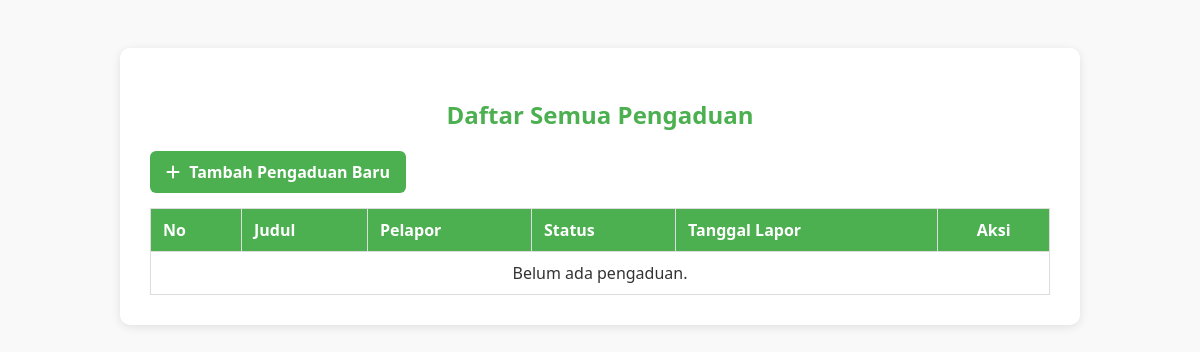
Before: /warga/pengaduan/ with the older database file.
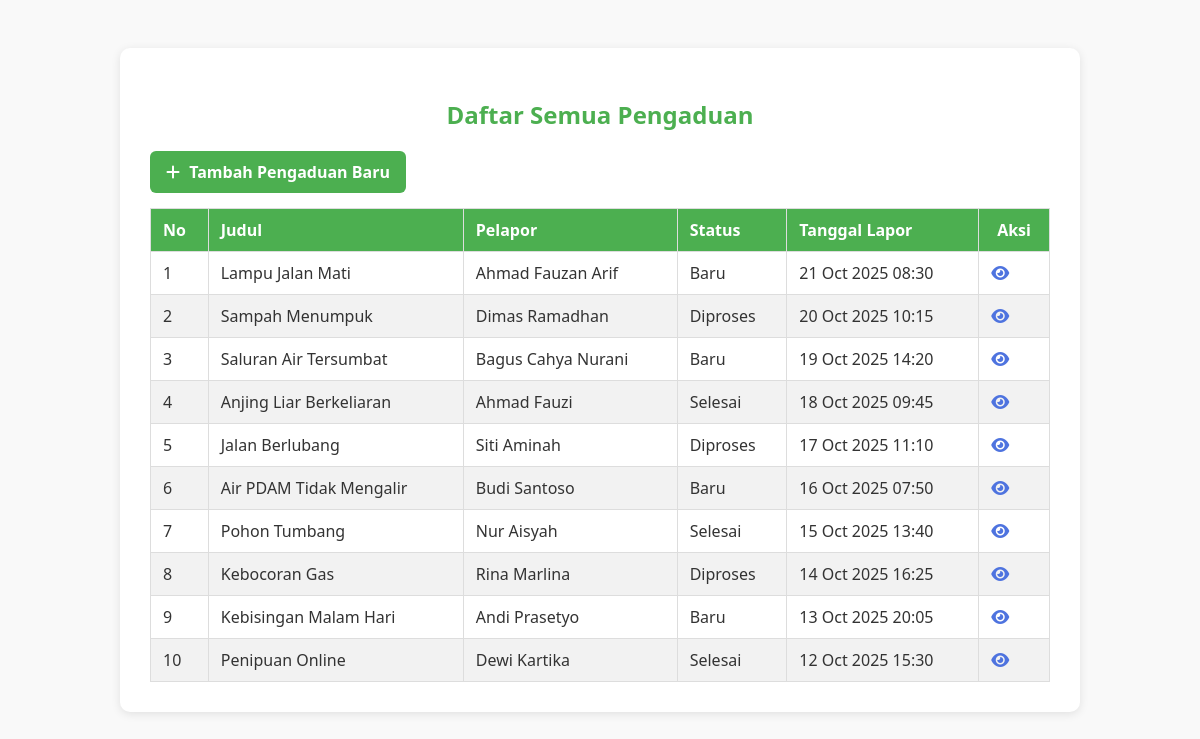
After: the same page with the newer database file.
### warga/models.py (models this page shows, shortened)
class Pengaduan(models.Model):
    STATUS_CHOICES = [
        ('BARU', 'Baru'),
        ('DIPROSES', 'Diproses'),
        ('SELESAI', 'Selesai'),
    ]
    judul = models.CharField(max_length=200)
    deskripsi = models.TextField()
    status = models.CharField(max_length=10, choices=STATUS_CHOICES, default='BARU')
    tanggal_lapor = models.DateTimeField(auto_now_add=True)
    pelapor = models.ForeignKey(Warga, on_delete=models.CASCADE, related_name='pengaduan')

class Warga(models.Model):
    nik = models.CharField(max_length = 16, unique = True, verbose_name = "Nomor Induk Kependudukan")
    nama_lengkap = models.CharField(max_length = 100, verbose_name = "Nama Lengkap")
    alamat = models.TextField(verbose_name = "Alamat Tinggal")
    no_telepon = models.CharField(max_length = 15, blank = True, verbose_name = "Nomor Telepon")
    tanggal_registrasi = models.DateTimeField(auto_now_add = True)

### warga/views.py (the view)
# urls.py: path('pengaduan/', PengaduanListView.as_view(), name='pengaduan-list'),
class PengaduanListView(ListView):
    model = Pengaduan
    template_name = 'warga/pengaduan_list.html'
    context_object_name = 'pengaduan_list'
    ordering = ['-tanggal_lapor']  # urutkan dari yang terbaru

### warga/templates/warga/pengaduan_list.html (shortened to what this page needs)
<!DOCTYPE html>
<html lang="en">
<head>
    <link rel="stylesheet" href="https://cdnjs.cloudflare.com/ajax/libs/font-awesome/6.5.0/css/all.min.css" />
</head>
<body>
    <div class="container">
        <h2>Daftar Semua Pengaduan</h2>
        <a href="{% url 'pengaduan-tambah' %}" class="btn-tambah">
            <i class="fas fa-plus"></i> Tambah Pengaduan Baru
        </a>
        <table>
            <thead>
                <tr>
                    <th>No</th>
                    <th>Judul</th>
                    <th>Pelapor</th>
                    <th>Status</th>
                    <th>Tanggal Lapor</th>
                    <th class="aksi">Aksi</th>
                </tr>
            </thead>
            <tbody>
                {% for aduan in pengaduan_list %}
                <tr>
                    <td>{{ forloop.counter }}</td>
                    <td>{{ aduan.judul }}</td>
                    <td>{{ aduan.pelapor.nama_lengkap }}</td>
                    <td>{{ aduan.get_status_display }}</td>
                    <td>{{ aduan.tanggal_lapor|date:"d M Y H:i" }}</td>
                    <td>
                        <a href="{% url 'pengaduan-detail' aduan.pk %}" title="Lihat Detail">
                            <i class="fa-solid fa-eye" style="color:#4e73df;"></i>
                        </a>
                    </td>
                </tr>
                {% empty %}
                <tr>
                    <td colspan="6" style="text-align:center;">Belum ada pengaduan.</td>
                </tr>
                {% endfor %}
            </tbody>
        </table>
    </div>
</body>
</html>

Changed rows visible on the page:
added Pengaduan: judul "Lampu Jalan Mati", pelapor.nama_lengkap "Ahmad Fauzan Arif", status "Baru", tanggal_lapor "21 Oct 2025 08:30"
added Pengaduan: judul "Sampah Menumpuk", pelapor.nama_lengkap "Dimas Ramadhan", status "Diproses", tanggal_lapor "20 Oct 2025 10:15"
added Pengaduan: judul "Saluran Air Tersumbat", pelapor.nama_lengkap "Bagus Cahya Nurani", status "Baru", tanggal_lapor "19 Oct 2025 14:20"
added Pengaduan: judul "Anjing Liar Berkeliaran", pelapor.nama_lengkap "Ahmad Fauzi", status "Selesai", tanggal_lapor "18 Oct 2025 09:45"
added Pengaduan: judul "Jalan Berlubang", pelapor.nama_lengkap "Siti Aminah", status "Diproses", tanggal_lapor "17 Oct 2025 11:10"
added Pengaduan: judul "Air PDAM Tidak Mengalir", pelapor.nama_lengkap "Budi Santoso", status "Baru", tanggal_lapor "16 Oct 2025 07:50"
added Pengaduan: judul "Pohon Tumbang", pelapor.nama_lengkap "Nur Aisyah", status "Selesai", tanggal_lapor "15 Oct 2025 13:40"
added Pengaduan: judul "Kebocoran Gas", pelapor.nama_lengkap "Rina Marlina", status "Diproses", tanggal_lapor "14 Oct 2025 16:25"
added Pengaduan: judul "Kebisingan Malam Hari", pelapor.nama_lengkap "Andi Prasetyo", status "Baru", tanggal_lapor "13 Oct 2025 20:05"
added Pengaduan: judul "Penipuan Online", pelapor.nama_lengkap "Dewi Kartika", status "Selesai", tanggal_lapor "12 Oct 2025 15:30"
Other visible differences:
text no longer shown: "Belum ada pengaduan."
